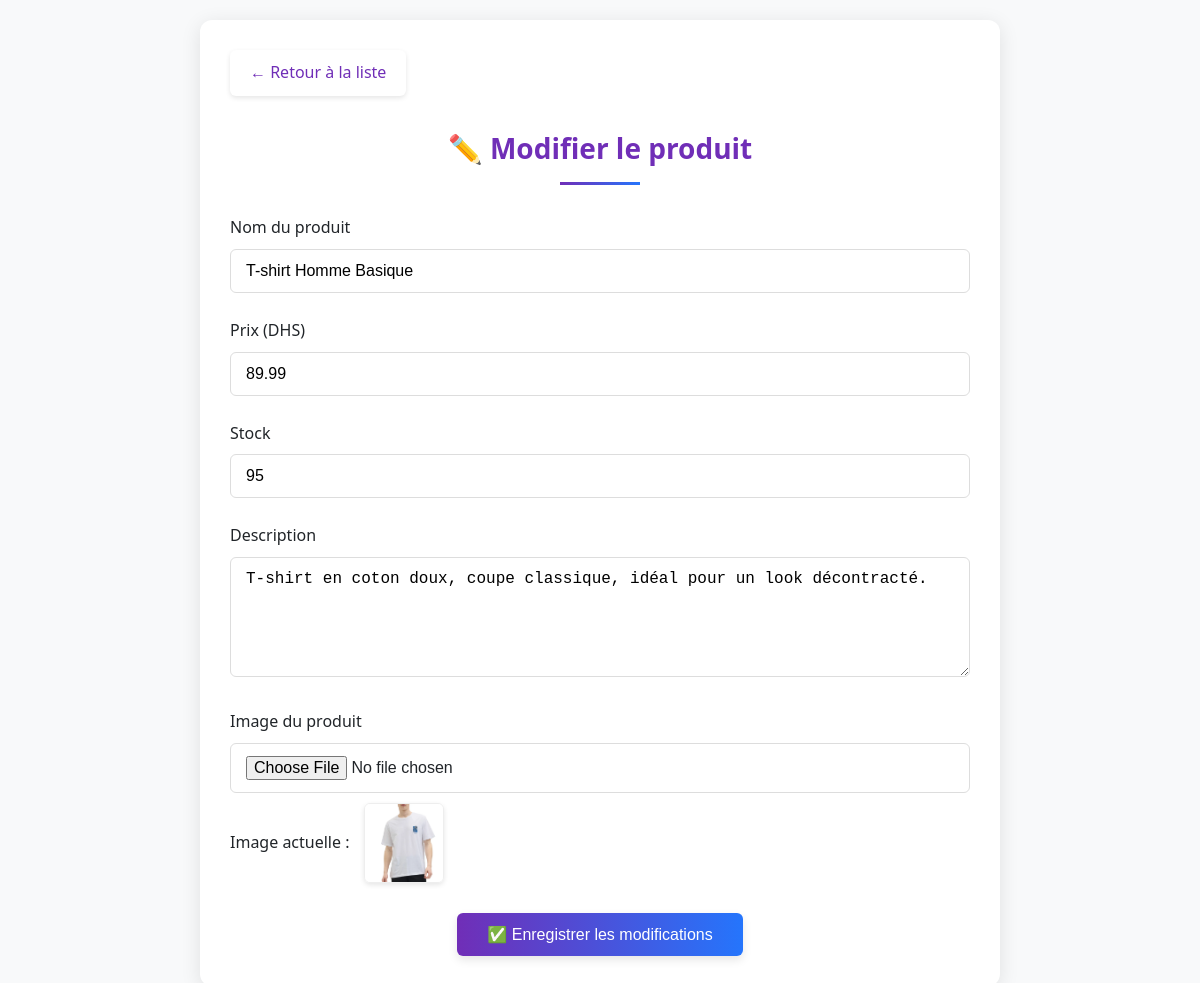
Screenshot of /modifier_produit.php?id=11 (signed in) with the database file from the repository.
### tables this page shows
CREATE TABLE `produits` (
  `id` int(11) NOT NULL,
  `nom` varchar(100) DEFAULT NULL,
  `prix` decimal(10,2) DEFAULT NULL,
  `image` varchar(255) DEFAULT NULL,
  `description` text DEFAULT NULL,
  `stock` int(11) DEFAULT NULL,
  `boutique_id` int(11) NOT NULL
);

### modifier_produit.php (the view, shortened to what this page needs)
<?php
$boutique_id = $_SESSION['boutique_id'];
$lang = $_SESSION['lang'];
require 'config.php';
$id = $_GET['id'] ?? null;
if ($id) {
    try {
        $stmt = $conn->prepare("SELECT * FROM produits WHERE id = ? AND boutique_id = ?");
        $stmt->execute([$id, $boutique_id]);
        $produit = $stmt->fetch(PDO::FETCH_ASSOC);
    } catch (PDOException $e) {
        die($lang === 'ar' ? "خطأ في قاعدة البيانات" : "Erreur de base de données");
    }
}
?>
<!DOCTYPE html>
<html lang="<?= $lang ?>" dir="<?= $lang === 'ar' ? 'rtl' : 'ltr' ?>">
<head>
    <link rel="stylesheet" href="https://cdnjs.cloudflare.com/ajax/libs/font-awesome/6.0.0-beta3/css/all.min.css">
</head>
<body>
    <div class="container">
        <a href="admin_produits.php" class="back-link">
            <?= $lang === 'ar' ? '← العودة إلى القائمة' : '← Retour à la liste' ?>
        </a>
        <h1><?= $lang === 'ar' ? '✏️ تعديل المنتج' : '✏️ Modifier le produit' ?></h1>
        <form method="POST" enctype="multipart/form-data">
            <div class="form-group">
                <label for="nom"><?= $lang === 'ar' ? 'اسم المنتج' : 'Nom du produit' ?></label>
                <input type="text" id="nom" name="nom" value="<?= htmlspecialchars($produit['nom']) ?>" required>
            </div>
            <div class="form-group">
                <label for="prix"><?= $lang === 'ar' ? 'السعر (درهم)' : 'Prix (DHS)' ?></label>
                <input type="number" id="prix" name="prix" step="0.01" min="0" value="<?= htmlspecialchars($produit['prix']) ?>" required>
            </div>
            <div class="form-group">
                <label for="stock"><?= $lang === 'ar' ? 'الكمية المتاحة' : 'Stock' ?></label>
                <input type="number" id="stock" name="stock" min="0" value="<?= htmlspecialchars($produit['stock']) ?>" required>
            </div>
            <div class="form-group">
                <label for="description"><?= $lang === 'ar' ? 'الوصف' : 'Description' ?></label>
                <textarea id="description" name="description" required><?= htmlspecialchars($produit['description']) ?></textarea>
            </div>
            <div class="form-group">
                <label for="image"><?= $lang === 'ar' ? 'صورة المنتج' : 'Image du produit' ?></label>
                <input type="file" id="image" name="image" accept="image/jpeg,image/png,image/gif">
                <div class="image-preview">
                    <span><?= $lang === 'ar' ? 'الصورة الحالية:' : 'Image actuelle :' ?></span>
                    <?php if (!empty($produit['image'])): ?>
                        <img src="<?= htmlspecialchars($produit['image']) ?>" width="80" alt="<?= $lang === 'ar' ? 'الصورة الحالية' : 'Image actuelle' ?>">
                    <?php else: ?>
                        <span><?= $lang === 'ar' ? 'لا توجد صورة' : 'Aucune image' ?></span>
                    <?php endif; ?>
                </div>
            </div>
            <div class="btn-container">
                <button type="submit" class="btn">
                    <?= $lang === 'ar' ? '✅ حفظ التعديلات' : '✅ Enregistrer les modifications' ?>
                </button>
            </div>
        </form>
    </div>
</body>
</html>

### rows the page displays
produits: nom "T-shirt Homme Basique", prix "89.99", stock "95", description "T-shirt en coton doux, coupe classique, idéal pour un look décontracté.", image (picture)
